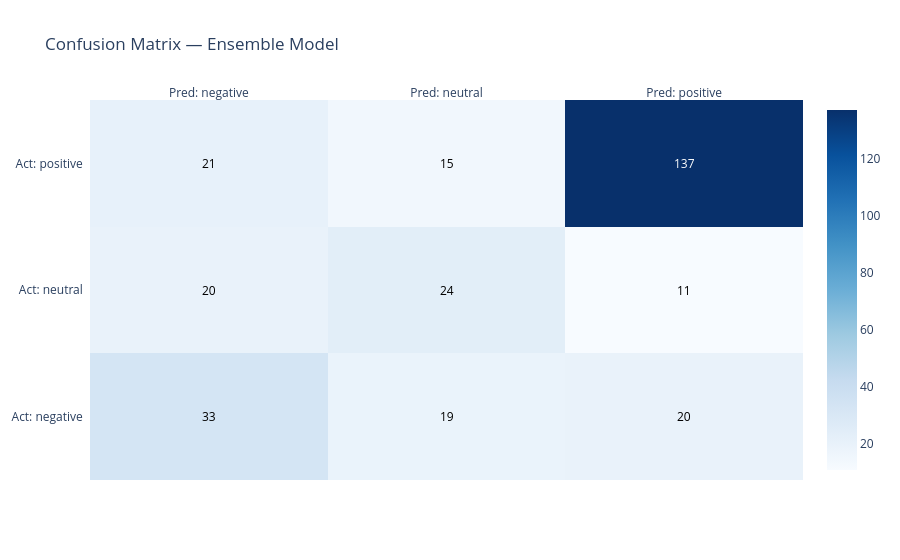

Source (notebook cell):
### Markdown cell above
> **Evaluasi Baseline (Ensemble):**
> Macro F1 = **0.56** pada *test set* (300 sampel), dengan CV F1 = **0.5981 ± 0.02** pada 5-fold cross-validation. Performa *Positive* sudah cukup baik (F1=0.80), namun kelas *Negative* dan *Neutral* masih lemah — wajar mengingat keterbatasan TF-IDF dalam memahami konteks kalimat secara utuh. Model ini menjadi **baseline** yang akan ditantang oleh IndoBERT pada Fase 3.5.

### Code cell
from sklearn.metrics import confusion_matrix
cm = confusion_matrix(y_test, y_pred)

# ── Visualisasi confusion matrix ─────────────────────────
import plotly.figure_factory as ff

fig_cm = ff.create_annotated_heatmap(
    z          = cm,
    x          = ["Pred: negative", "Pred: neutral", "Pred: positive"],
    y          = ["Act: negative",  "Act: neutral",  "Act: positive"],
    colorscale = "Blues",
    showscale  = True,
)
fig_cm.update_layout(title="Confusion Matrix — Ensemble Model")
fig_cm.show()

### Figure 1 — Plotly figure (JSON) as saved in the notebook; plotly's stock layout.template omitted (floating-point values rounded to 4 significant figures)
{"data": [{"colorscale": [[0, "rgb(247,251,255)"], [0.125, "rgb(222,235,247)"], [0.25, "rgb(198,219,239)"], [0.375, "rgb(158,202,225)"], [0.5, "rgb(107,174,214)"], [0.625, "rgb(66,146,198)"], [0.75, "rgb(33,113,181)"], [0.875, "rgb(8,81,156)"], [1, "rgb(8,48,107)"]], "reversescale": false, "showscale": true, "type": "heatmap", "x": ["Pred: negative", "Pred: neutral", "Pred: positive"], "y": ["Act: negative", "Act: neutral", "Act: positive"], "z": [[33, 19, 20], [20, 24, 11], [21, 15, 137]]}], "layout": {"annotations": [{"font": {"color": "#000000"}, "showarrow": false, "text": "33", "x": "Pred: negative", "xref": "x", "y": "Act: negative", "yref": "y"}, {"font": {"color": "#000000"}, "showarrow": false, "text": "19", "x": "Pred: neutral", "xref": "x", "y": "Act: negative", "yref": "y"}, {"font": {"color": "#000000"}, "showarrow": false, "text": "20", "x": "Pred: positive", "xref": "x", "y": "Act: negative", "yref": "y"}, {"font": {"color": "#000000"}, "showarrow": false, "text": "20", "x": "Pred: negative", "xref": "x", "y": "Act: neutral", "yref": "y"}, {"font": {"color": "#000000"}, "showarrow": false, "text": "24", "x": "Pred: neutral", "xref": "x", "y": "Act: neutral", "yref": "y"}, {"font": {"color": "#000000"}, "showarrow": false, "text": "11", "x": "Pred: positive", "xref": "x", "y": "Act: neutral", "yref": "y"}, {"font": {"color": "#000000"}, "showarrow": false, "text": "21", "x": "Pred: negative", "xref": "x", "y": "Act: positive", "yref": "y"}, {"font": {"color": "#000000"}, "showarrow": false, "text": "15", "x": "Pred: neutral", "xref": "x", "y": "Act: positive", "yref": "y"}, {"font": {"color": "#FFFFFF"}, "showarrow": false, "text": "137", "x": "Pred: positive", "xref": "x", "y": "Act: positive", "yref": "y"}], "title": {"text": "Confusion Matrix — Ensemble Model"}, "xaxis": {"dtick": 1, "gridcolor": "rgb(0, 0, 0)", "side": "top", "ticks": ""}, "yaxis": {"dtick": 1, "ticks": "", "ticksuffix": "  "}}}
